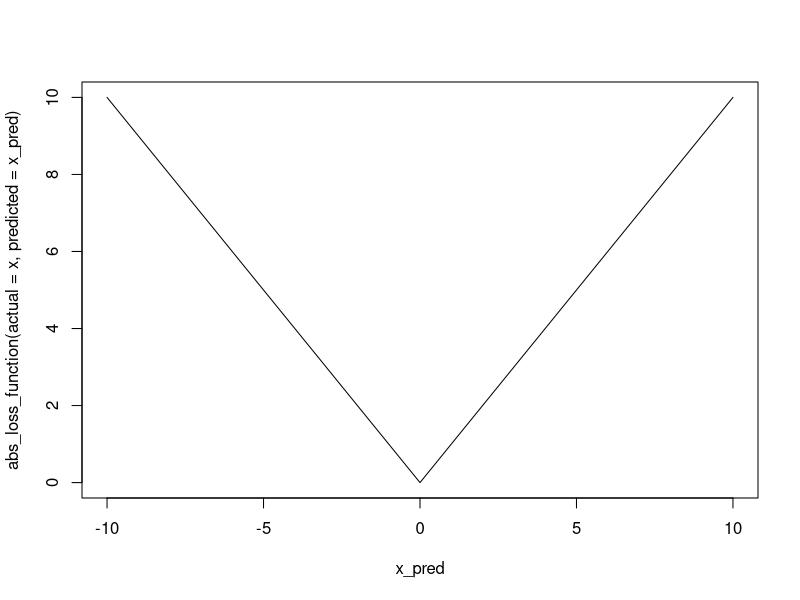
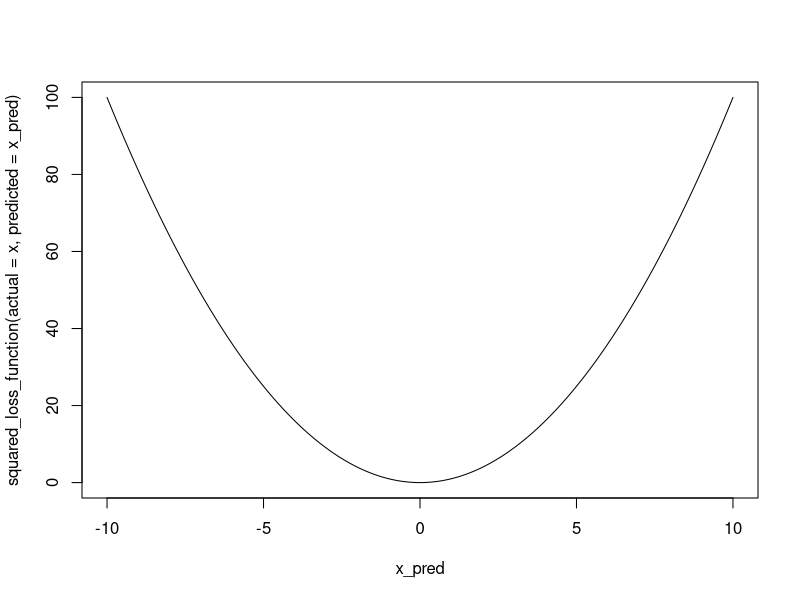
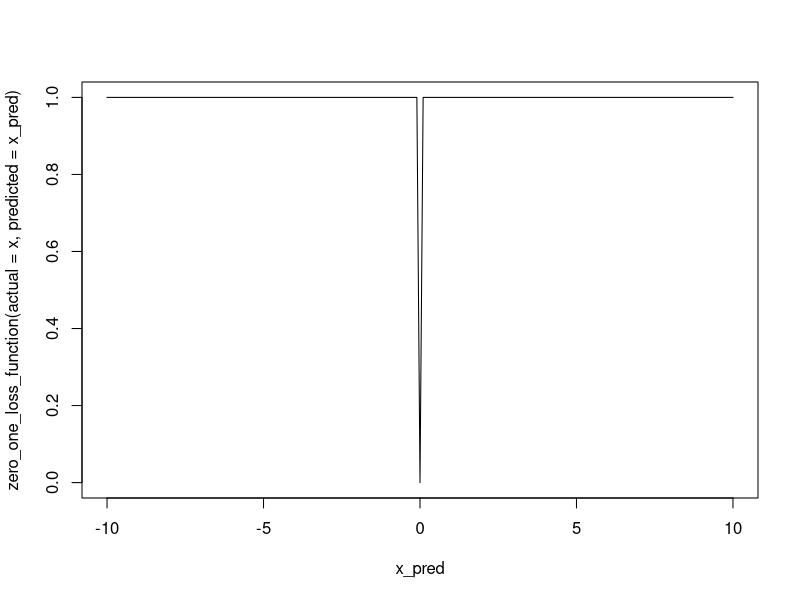
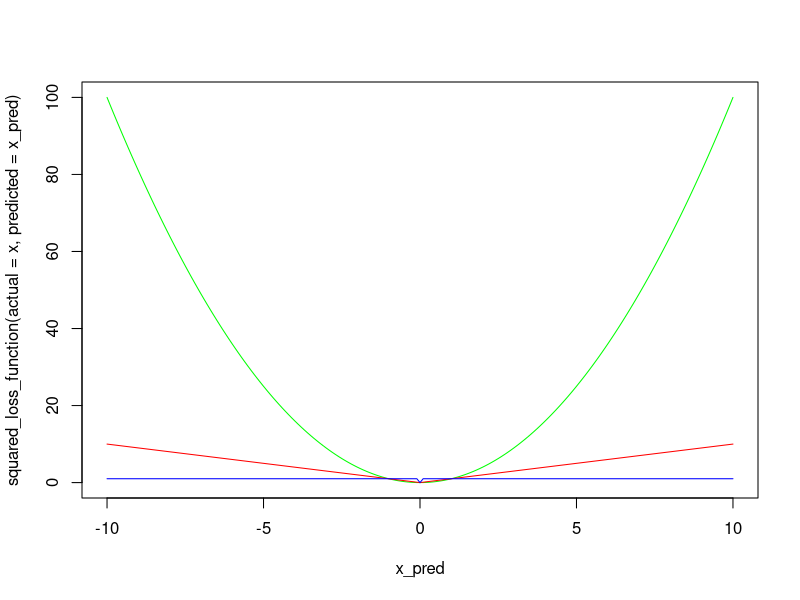

Reproduce these figures in R, in order.
######################
### Loss Functions ###
# 1/9/2020 ###########
######################

# The idea is that x_pred is a vector of predicted values and we want to see how the loss changes
# compared to how "far" the actual is from the predicted - this is not meant to determine the "entire error" like MSE or SSE
# Actual value
x = 0
# Predicted values
x_pred = seq(-10,10,0.1)

x - x_pred
is.numeric(x)
is.numeric(x_pred)
str(x_pred)

abs_loss_function = function(actual, predicted){
  stopifnot(is.numeric(actual))
  stopifnot(is.numeric(predicted))
  return(abs(actual - predicted))
}

plot(x_pred, abs_loss_function(actual = x, predicted = x_pred), type = 'l')

squared_loss_function = function(actual, predicted){
  stopifnot(is.numeric(actual))
  stopifnot(is.numeric(predicted))
  return((actual - predicted)^2)
}

plot(x_pred, squared_loss_function(actual = x, predicted = x_pred), type = 'l')

zero_one_loss_function = function(actual, predicted){
  stopifnot(is.numeric(actual))
  stopifnot(is.numeric(predicted))
  diff = actual - predicted
  diff[diff != 0] = 1
  
  return(diff)
}

plot(x_pred, zero_one_loss_function(actual = x, predicted = x_pred), type = 'l')


plot(x_pred, squared_loss_function(actual = x, predicted = x_pred), type = 'l', col = 'green')
lines(x_pred, abs_loss_function(actual = x, predicted = x_pred), col = 'red')
lines(x_pred, zero_one_loss_function(actual = x, predicted = x_pred), col = 'blue')

